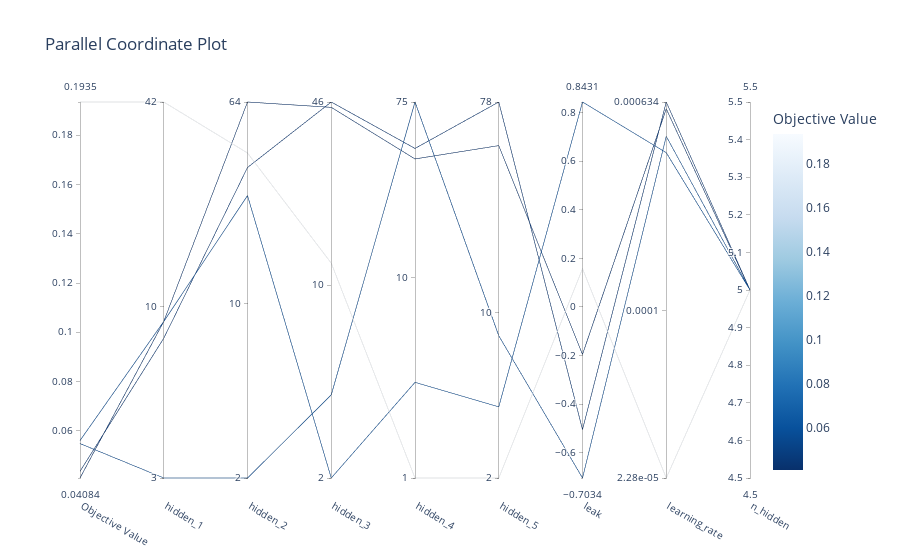

This figure's notebook cell:
### Code cell
optuna.visualization.plot_parallel_coordinate(study)

### Figure 1 — Plotly figure (JSON) as saved in the notebook; plotly's stock layout.template omitted (floating-point values rounded to 4 significant figures)
{"data": [{"dimensions": [{"label": "Objective Value", "range": [0.04084, 0.1935], "values": [0.05481, 0.1935, 0.05605, 0.04084, 0.04354]}, {"label": "hidden_1", "range": [0.4771, 1.623], "ticktext": ["3", "10", "42"], "tickvals": [0.4771, 1, 1.623], "values": [0.4771, 1.623, 0.9542, 0.9542, 0.9031]}, {"label": "hidden_2", "range": [0.301, 1.806], "ticktext": ["2", "10", "64"], "tickvals": [0.301, 1, 1.806], "values": [0.301, 1.602, 1.431, 1.806, 1.544]}, {"label": "hidden_3", "range": [0.301, 1.663], "ticktext": ["2", "10", "46"], "tickvals": [0.301, 1, 1.663], "values": [0.6021, 1.079, 0.301, 1.643, 1.663]}, {"label": "hidden_4", "range": [0, 1.875], "ticktext": ["1", "10", "75"], "tickvals": [0, 1, 1.875], "values": [1.875, 0, 0.4771, 1.591, 1.643]}, {"label": "hidden_5", "range": [0.301, 1.892], "ticktext": ["2", "10", "78"], "tickvals": [0.301, 1, 1.892], "values": [0.9031, 0.301, 0.6021, 1.708, 1.892]}, {"label": "leak", "range": [-0.7034, 0.8431], "values": [-0.7034, 0.1577, 0.8431, -0.1951, -0.5042]}, {"label": "learning_rate", "range": [-4.642, -3.198], "ticktext": ["2.28e-05", "0.0001", "0.000634"], "tickvals": [-4.642, -4, -3.198], "values": [-3.33, -4.642, -3.393, -3.224, -3.198]}, {"label": "n_hidden", "range": [5, 5], "values": [5, 5, 5, 5, 5]}], "labelangle": 30, "labelside": "bottom", "line": {"color": [0.05481, 0.1935, 0.05605, 0.04084, 0.04354], "colorbar": {"title": {"text": "Objective Value"}}, "colorscale": [[0, "rgb(247,251,255)"], [0.125, "rgb(222,235,247)"], [0.25, "rgb(198,219,239)"], [0.375, "rgb(158,202,225)"], [0.5, "rgb(107,174,214)"], [0.625, "rgb(66,146,198)"], [0.75, "rgb(33,113,181)"], [0.875, "rgb(8,81,156)"], [1, "rgb(8,48,107)"]], "reversescale": true, "showscale": true}, "type": "parcoords"}], "layout": {"title": {"text": "Parallel Coordinate Plot"}}}
